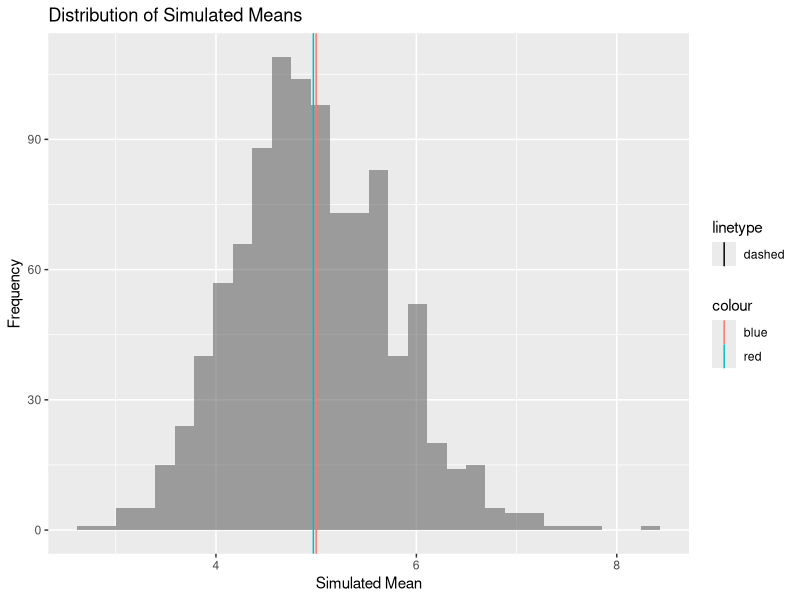
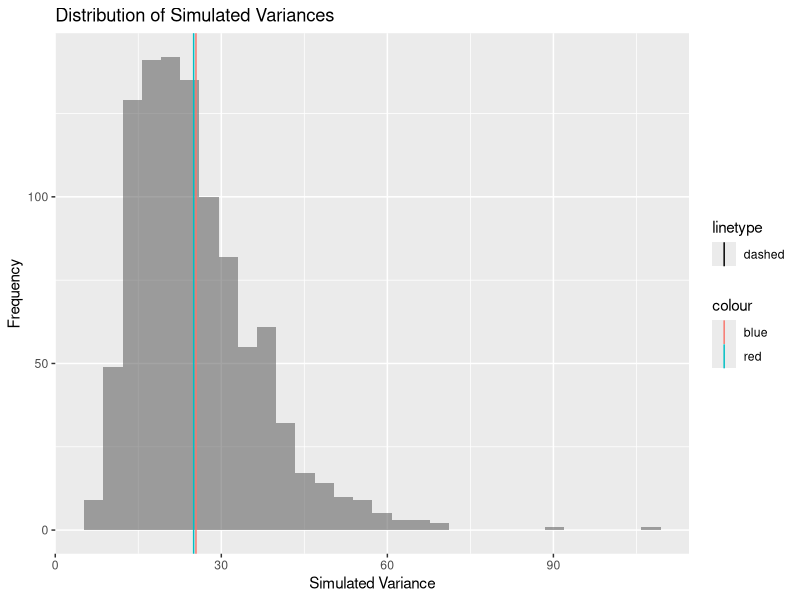

Generate these figures, in order, with R:
## ---- chunk 1
library(ggplot2)
## ---- chunk 2
lambda = 0.2
trials = 1000
n = 40

# the theorerical values of the mean and variance of exp. dist with lambda=.2
true_mean = 1 / lambda
true_variance = (1 / lambda)^2

# set a constant seed so rerunning this code produces the same simulations
set.seed(12345)

# run 1000 simulations and for each simulation calculate the mean and variance of 
# 40 exponential random variables.
sim_means = replicate(trials, mean(rexp(n, lambda)))
sim_variances = replicate(trials, var(rexp(n, lambda)))

# put everything into a dataframe for easy plotting
simulation_data = data.frame(means=sim_means, variances=sim_variances)
## ---- chunk 3
ggplot(simulation_data, aes(x=means, alpha=.5)) +
    geom_histogram() +
    geom_vline(aes(xintercept=mean(means), colour="red")) +
    geom_vline(aes(xintercept=true_mean, colour="blue", linetype="dashed")) +
    labs(x="Simulated Mean", y="Frequency") +
    ggtitle("Distribution of Simulated Means") +
    guides(alpha=F, fill=F)
## ---- chunk 4
ggplot(simulation_data, aes(x=variances, alpha=.5)) +
    geom_histogram() +
    geom_vline(aes(xintercept=true_variance, colour="red")) +
    geom_vline(aes(xintercept=mean(variances), colour="blue", linetype="dashed")) +
    labs(x="Simulated Variance", y="Frequency") +
    ggtitle("Distribution of Simulated Variances") +
    guides(alpha=F, fill=F)
